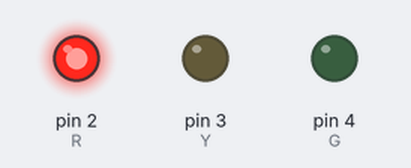
A sketch run on a simulated Arduino Uno, built with avr-gcc and run on an emulated ATmega328P. Shown: output pins drawn as LEDs (lit = HIGH).

Above: at 2.5 s.
At 6.0 s:
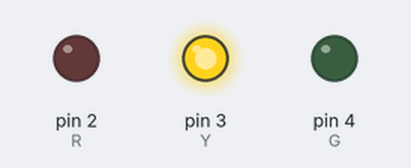
At 7.5 s:
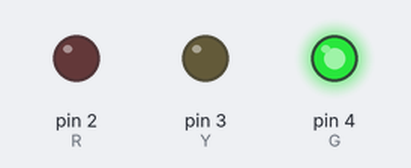
Timing chart, 0 to 10.4 s (numbered marks = the images above):
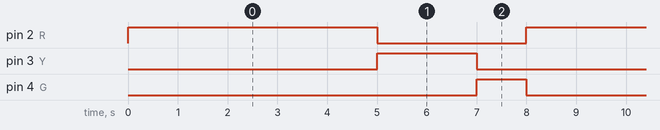

The sketch:

0.TraficLight.ino
```cpp
int R=2; //variable untuk lampu merah
int Y=3; //variable untuk lampu kuning
int G=4; //variable untuk lampu hijau

void setup() {

  pinMode(R,OUTPUT); //lampu merah sebagai output
  pinMode(Y,OUTPUT); //lampu kuning sebagi output
  pinMode(G,OUTPUT); //lampu hijau sebagai output

}

void loop() {

//  //Lampu merah kuning dan hijau menyala bergantian cara 1
//
//  //lampu merah
//  digitalWrite(R,HIGH); //nyala
//  delay(3000);
//  digitalWrite(R,LOW); //mati
//  delay(3000);
//
//  //lampu kuning
//  digitalWrite(Y,HIGH); //nyala
//  delay(1000);
//  digitalWrite(Y,LOW); //mati
//  delay(1000);
//
//  //lampu hijau
//  digitalWrite(G,HIGH); //nyala
//  delay(2000);
//  digitalWrite(G,LOW); //mati
//  delay(2000);

  //Lampu merah kuning hijau menyala bergantian cara 2

  digitalWrite(R,HIGH);
  digitalWrite(Y,LOW);
  digitalWrite(G,LOW);
  delay(5000);

  digitalWrite(R,LOW);
  digitalWrite(Y,HIGH);
  digitalWrite(G,LOW);
  delay(2000);

  digitalWrite(R,LOW);
  digitalWrite(Y,LOW);
  digitalWrite(G,HIGH);
  delay(1000);


}
```

Measured:
- by itself, pin 2 (R): alternates HIGH for 5.0 s and LOW for 3.0 s
- by itself, pin 3 (Y): alternates HIGH for 2.0 s and LOW for 6.0 s
- by itself, pin 4 (G): alternates HIGH for 1.0 s and LOW for 7.0 s
